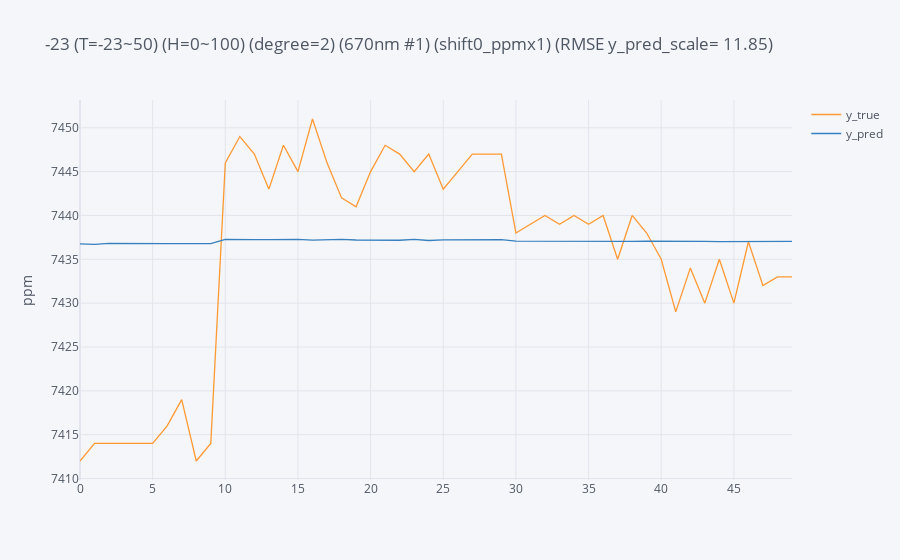

Notebook cell for this chart:
### Code cell
df_all = pd.concat(train_data_list).reset_index(drop=True)
df_test = pd.concat([df_30C]).reset_index(drop=True)

y_train = df_all[channel]
x_train = df_all[['Temperature', 'Humidity']]
y_test = df_test[channel]
x_test = df_test[['Temperature', 'Humidity']]

os.chdir(path) 
white_card = model.model(folder_name=folder_name,
                         sensor_number=sensor_number,
                         channel=channel,
                         x_train=x_train, 
                         y_train=y_train, 
                         x_test=x_test, 
                         y_test=y_test, 
                         model_name=model_name, 
                         degree=degree_white_card,
                         step=humidity_step,                         
                         ppm=-23,
                         humidity_feature=white_card_humidity_feature)

white_intercept, white_coef = white_card.regression()
white_card.save_white_card_side_coef(parameter=parameter)
white_card.plot()
# white_intercept, white_coef = white_card.coef()

### Figure 1 — Plotly figure (JSON) as saved in the notebook; plotly's stock layout.template omitted (floating-point values rounded to 4 significant figures)
{"data": [{"line": {"color": "rgba(255, 153, 51, 1.0)", "dash": "solid", "shape": "linear", "width": 1.3}, "mode": "lines", "name": "y_true", "text": "", "type": "scatter", "x": [0, 1, 2, 3, 4, 5, 6, 7, 8, 9, 10, 11, 12, 13, 14, 15, 16, 17, 18, 19, 20, 21, 22, 23, 24, 25, 26, 27, 28, 29, 30, 31, 32, 33, 34, 35, 36, 37, 38, 39, 40, 41, 42, 43, 44, 45, 46, 47, 48, 49], "y": [7412, 7414, 7414, 7414, 7414, 7414, 7416, 7419, 7412, 7414, 7446, 7449, 7447, 7443, 7448, 7445, 7451, 7446, 7442, 7441, 7445, 7448, 7447, 7445, 7447, 7443, 7445, 7447, 7447, 7447, 7438, 7439, 7440, 7439, 7440, 7439, 7440, 7435, 7440, 7438, 7435, 7429, 7434, 7430, 7435, 7430, 7437, 7432, 7433, 7433]}, {"line": {"color": "rgba(55, 128, 191, 1.0)", "dash": "solid", "shape": "linear", "width": 1.3}, "mode": "lines", "name": "y_pred", "text": "", "type": "scatter", "x": [0, 1, 2, 3, 4, 5, 6, 7, 8, 9, 10, 11, 12, 13, 14, 15, 16, 17, 18, 19, 20, 21, 22, 23, 24, 25, 26, 27, 28, 29, 30, 31, 32, 33, 34, 35, 36, 37, 38, 39, 40, 41, 42, 43, 44, 45, 46, 47, 48, 49], "y": [7437.0, 7437.0, 7437.0, 7437.0, 7437.0, 7437.0, 7437.0, 7437.0, 7437.0, 7437.0, 7437.0, 7437.0, 7437.0, 7437.0, 7437.0, 7437.0, 7437.0, 7437.0, 7437.0, 7437.0, 7437.0, 7437.0, 7437.0, 7437.0, 7437.0, 7437.0, 7437.0, 7437.0, 7437.0, 7437.0, 7437.0, 7437.0, 7437.0, 7437.0, 7437.0, 7437.0, 7437.0, 7437.0, 7437.0, 7437.0, 7437.0, 7437.0, 7437.0, 7437.0, 7437.0, 7437.0, 7437.0, 7437.0, 7437.0, 7437.0]}], "layout": {"legend": {"bgcolor": "#F5F6F9", "font": {"color": "#4D5663"}}, "paper_bgcolor": "#F5F6F9", "plot_bgcolor": "#F5F6F9", "title": {"font": {"color": "#4D5663"}, "text": "-23 (T=-23~50) (H=0~100) (degree=2) (670nm #1) (shift0_ppmx1) (RMSE y_pred_scale= 11.85)"}, "xaxis": {"gridcolor": "#E1E5ED", "showgrid": true, "tickfont": {"color": "#4D5663"}, "title": {"font": {"color": "#4D5663"}, "text": ""}, "zerolinecolor": "#E1E5ED"}, "yaxis": {"gridcolor": "#E1E5ED", "showgrid": true, "tickfont": {"color": "#4D5663"}, "title": {"font": {"color": "#4D5663"}, "text": "ppm"}, "zerolinecolor": "#E1E5ED"}}}
